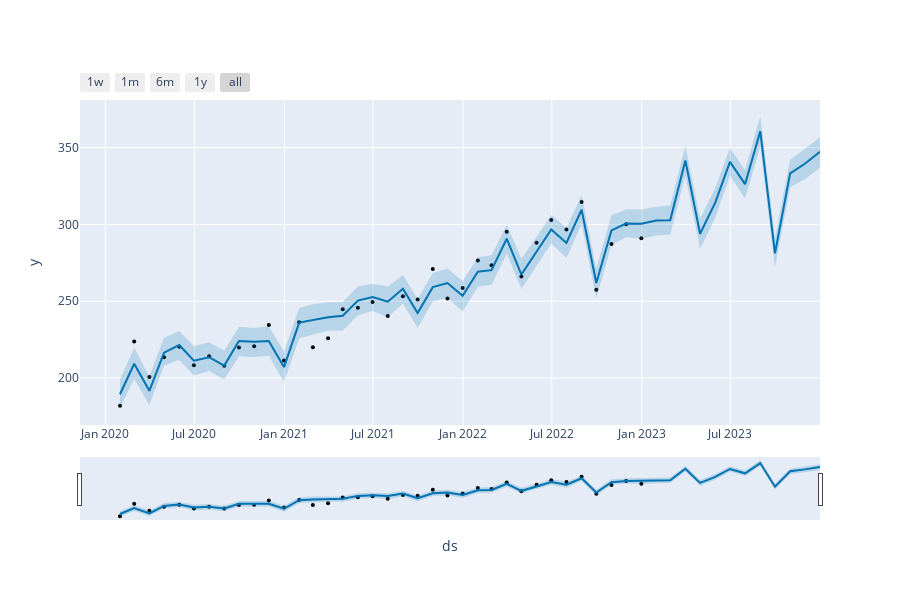

The code cell stored with this chart in its notebook:
### Code cell
# plot the forecast
plot_plotly(model, forecast)
